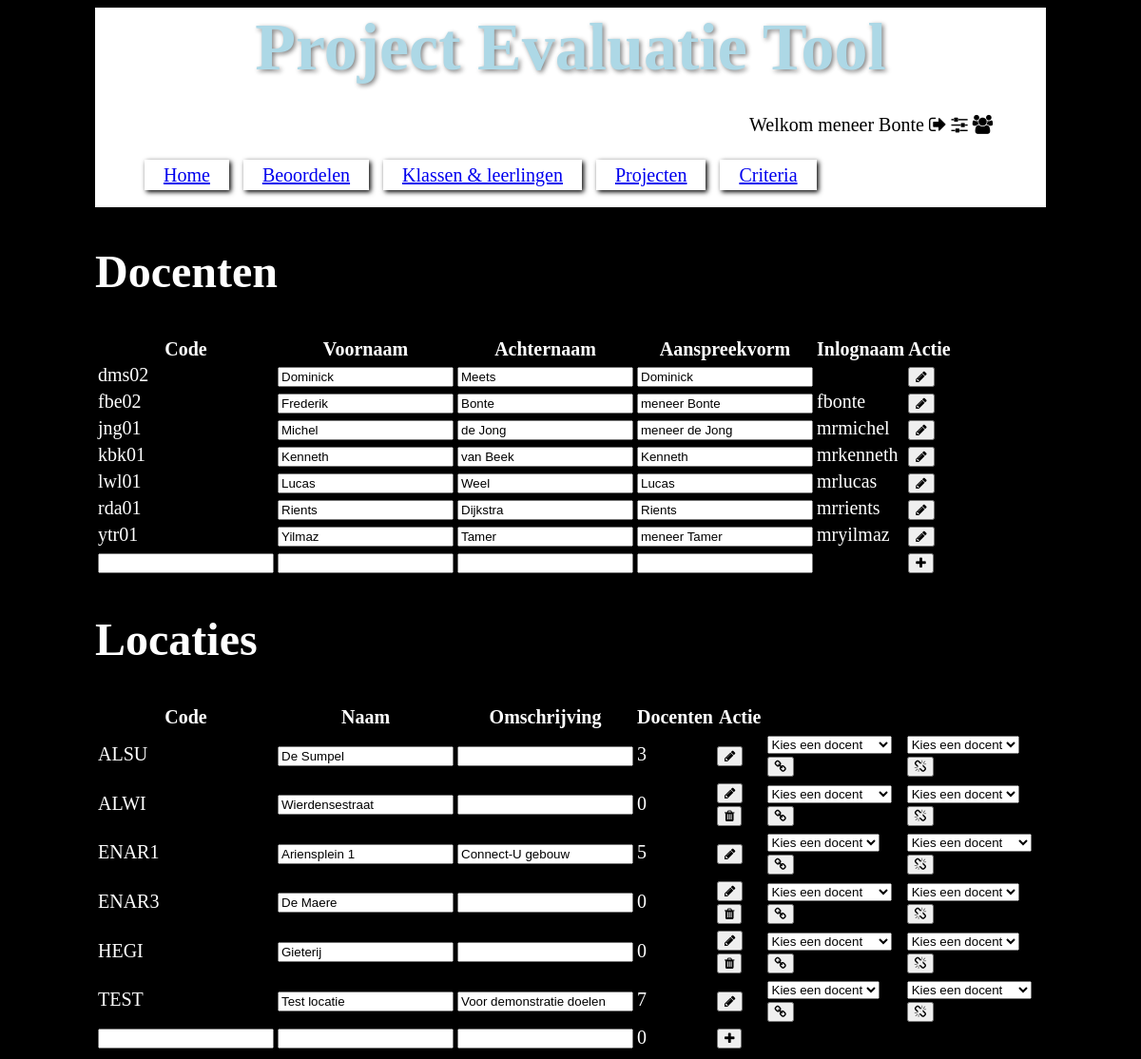
The app's page /admin.php (signed in) with its own data.
### tables this page shows
CREATE TABLE `docent` (
  `code` varchar(5) NOT NULL,
  `voornaam` varchar(45) NOT NULL,
  `achternaam` varchar(45) NOT NULL,
  `aanspreekvorm` varchar(100) NOT NULL COMMENT 'Bijv. Meneer Bonte of gewoon Rients',
  `username` varchar(25) NOT NULL,
  `password` varchar(40) NOT NULL,
  `salt` int(11) NOT NULL,
  PRIMARY KEY (`code`),
  UNIQUE KEY `username` (`username`)
);

CREATE TABLE `locatie` (
  `code` varchar(5) NOT NULL,
  `naam` varchar(45) NOT NULL,
  `omschrijving` varchar(255) DEFAULT NULL,
  PRIMARY KEY (`code`)
);

### common/form_gen.php (the view, shortened to what this page needs)
<?php
function print_select($query, $name, $message, $selected_id = null, $label = null, $javascript = null)
{
?>
		<?=$label?><select name="<?=$name?>" class="slct_<?=$name?>" onchange="<?=$javascript?>">
		<option value="-1" disabled selected><?=$message?></option>
<?php
	print "</select>";
}
function print_text_input($name, $value = null, $label = null, $javascript = null)
{
?><?=$label?><input type="text" class="text_<?=$name?>" name="<?=$name?>" value="<?=$value?>"  onchange="<?=$javascript?>" /><?php
}
?><?=$label?><input type="password" required id="<?=$id?>" name="<?=$name?>" value="<?=$value?>"
onchange="<?=$javascript?>" onkeypress="this.onchange();" onpaste="this.onchange();" oninput="this.onchange();" /><?php
function print_hidden_input($name, $value, $show = false, $id = null)
{
?><input type="hidden" id="<?=$id?>" name="<?=$name?>" value="<?=$value?>" /><?php
	if ($show)
	{
		echo $value;
	}
}
?><input type="hidden" name="<?=$name?>" id="<?=$name?>" value="0" /><?php
?><?=$label?><input type="number" name="<?=$name?>" class="num_<?=$name?>" min="<?=$min?>" max="<?=$max?>" <?=$value_disp?> /><?php
function print_submit_button($name, $value, $id = null)
{
?><button type="submit" class="smt_<?=$name?>" id="<?=$id?>" name="<?=$name?>"><?=$value?></button><?php
}
?><input type="checkbox" name="<?=$name?>" <?=$checked?> /><?php

### common/teachers.php (shortened to what this page needs)
<?php
require_once "common/form_gen.php";
function print_edit_teachers_form()
{
	global $database;
	$sql = "SELECT * FROM docent";
	try {
		$stmt = $database->prepare($sql);
		if ($stmt->execute())
		{
?>
			<h2>Docenten</h2>
			<table>
			<tr>
				<th>Code</th>
				<th>Voornaam</th>
				<th>Achternaam</th>
				<th>Aanspreekvorm</th>
				<th>Inlognaam</th>
				<th>Actie</th>
			</tr>
<?php
			foreach ($stmt as $record) 	{
				print_edit_teacher_tr_form($record);
			}
			print_add_teacher_tr_form();
?>
			</table>
<?php
		}
		else
		{
			debug_warning("Database refused to read students.");
		}
	}
	catch (Exception $ex)
	{
		debug_error("Failed to read teacher information because ", $ex);
	}
}
function print_edit_teacher_tr_form($record)
{
?>
			<tr>
			<form method="POST">
				<td><?php print_hidden_input("code", $record["code"], true); ?></td>
				<td><?php print_text_input("firstname", $record["voornaam"]); ?></td>
				<td><?php print_text_input("lastname", $record["achternaam"]); ?></td>
				<td><?php print_text_input("title", $record["aanspreekvorm"]); ?></td>
				<td><?=$record["username"]?></td>
				<td><?php print_submit_button("update_teacher", "<span class=\"fa fa-pencil\"></span>");?></td>
			</form>
			</tr>
<?php
}
function print_add_teacher_tr_form()
{
?>
			<tr>
			<form method="POST">
				<td><?php print_text_input("code"); ?></td>
				<td><?php print_text_input("firstname"); ?></td>
				<td><?php print_text_input("lastname"); ?></td>
				<td><?php print_text_input("title"); ?></td>
				<td></td>
				<td><?php print_submit_button("add_teacher", "<span class=\"fa fa-plus\"></span>");?></td>
			</form>
			</tr>
<?php
}
?>

### common/locations.php (shortened to what this page needs)
<?php
require_once "common/form_gen.php";
function print_select_unlinked_teachers($code)
{
	$sqlcode = substr($code,0,5);
	$query  = "SELECT docent.code as id, concat_ws(\" \", voornaam, achternaam) as value ";
	$query .= "FROM docent ";
	$query .= "WHERE docent.code NOT IN (SELECT docentcode FROM docent_locatie WHERE locatiecode='$sqlcode') ";
	print_select($query, "teacher_code", "Kies een docent");
}
function print_edit_locations_form()
{
	global $database;
	$sql  = "SELECT locatie.*, COUNT(DISTINCT docent_locatie.docentcode) AS aantal, ((MIN(docentcode) IS NOT NULL) OR (MIN(nummer) IS NOT NULL)) as gebruikt ";
	$sql .= "FROM locatie ";
	$sql .= "LEFT JOIN docent_locatie ON docent_locatie.locatiecode=code ";
	$sql .= "LEFT JOIN leerling ON leerling.locatiecode=code ";
	$sql .= "GROUP BY locatie.code ";
	try {
		$stmt = $database->prepare($sql);
		if ($stmt->execute())
		{
?>
			<h2>Locaties</h2>
			<table>
			<tr>
				<th>Code</th>
				<th>Naam</th>
				<th>Omschrijving</th>
				<th>Docenten</th>
				<th>Actie</th>
			</tr>
<?php
			foreach ($stmt as $record)
			{
				print_edit_location_tr_form($record);
			}
			print_add_location_tr_form();
?>
			</table>
<?php
		}
		else
		{
			debug_warning("Database refused to read locations.");
		}
	}
	catch (Exception $ex)
	{
		debug_error("Failed to read location information because ", $ex);
	}
}
function print_edit_location_tr_form($record)
{
	$code = $record["code"];
?>
			<tr>
			<form method="POST">
				<td><?php print_hidden_input("code", $code, true); ?></td>
				<td><?php print_text_input("name", $record["naam"]); ?></td>
				<td><?php print_text_input("description", $record["omschrijving"]); ?></td>
				<td><?=$record["aantal"]?></td>
				<td>
<?php
	if ($record["gebruikt"]==0) {
		print_submit_button("remove_location", "<span class=\"fa fa-trash\"></span>");
	}
?>
				</td>
				<td>
<?php
	print_select_unlinked_teachers($code);
?>
				</td>
				<td>
				</td>
			</form>
			</tr>
<?php
}
function print_add_location_tr_form()
{
?>
			<tr>
			<form method="POST">
				<td><?php print_text_input("code"); ?></td>
				<td><?php print_text_input("name"); ?></td>
				<td><?php print_text_input("description"); ?></td>
				<td>0</td>
				<td><?php print_submit_button("add_location", "<span class=\"fa fa-plus\"></span>");?></td>
			</form>
			</tr>
<?php
}
?>

### admin.php (shortened to what this page needs)
<?php
require_once "common/teachers.php";
require_once "common/locations.php";
print_edit_teachers_form();
print_edit_locations_form();
?>
</body>
</html>

### styles/style.css (style rules this page uses)
html { font-size: 15pt; background-color: black; color: white; }
body { width: 1000px; margin-left: auto; margin-right: auto; }
h1 { font-size: 300%; }
h2 { font-size: 240%; }
div#navbar { background-color: white; padding: 2px; }
div#navbar h1 { font-size: 350%; color: lightblue; text-shadow: 2px 2px 5px gray; text-align: center; margin: 0px; }
div#navbar p { width: 300px; padding: 10px; color: black; margin-left: auto; }
div#navbar ul li { display: inline; width: 300px; padding: 5px; padding-left:20px; padding-right:20px; box-shadow: 2px 2px 5px black; margin-left: 10px; }
.fa { color: black; }

### records on screen
docent: code "dms02", firstname "Dominick", lastname "Meets", title "Dominick"
docent: code "fbe02", firstname "Frederik", lastname "Bonte", title "meneer Bonte", username "fbonte"
docent: code "jng01", firstname "Michel", lastname "de Jong", title "meneer de Jong", username "mrmichel"
docent: code "kbk01", firstname "Kenneth", lastname "van Beek", title "Kenneth", username "mrkenneth"
docent: code "lwl01", firstname "Lucas", lastname "Weel", title "Lucas", username "mrlucas"
docent: code "rda01", firstname "Rients", lastname "Dijkstra", title "Rients", username "mrrients"
docent: code "ytr01", firstname "Yilmaz", lastname "Tamer", title "meneer Tamer", username "mryilmaz"
locatie: code "ALSU", name "De Sumpel", aantal "3"
locatie: code "ALWI", name "Wierdensestraat", aantal "0"
locatie: code "ENAR1", name "Ariensplein 1", description "Connect-U gebouw", aantal "5"
locatie: code "ENAR3", name "De Maere", aantal "0"
locatie: code "HEGI", name "Gieterij", aantal "0"
locatie: code "TEST", name "Test locatie", description "Voor demonstratie doelen", aantal "7"

### other values on screen
form field teacher_code "Kies een docent Kies een docent"
